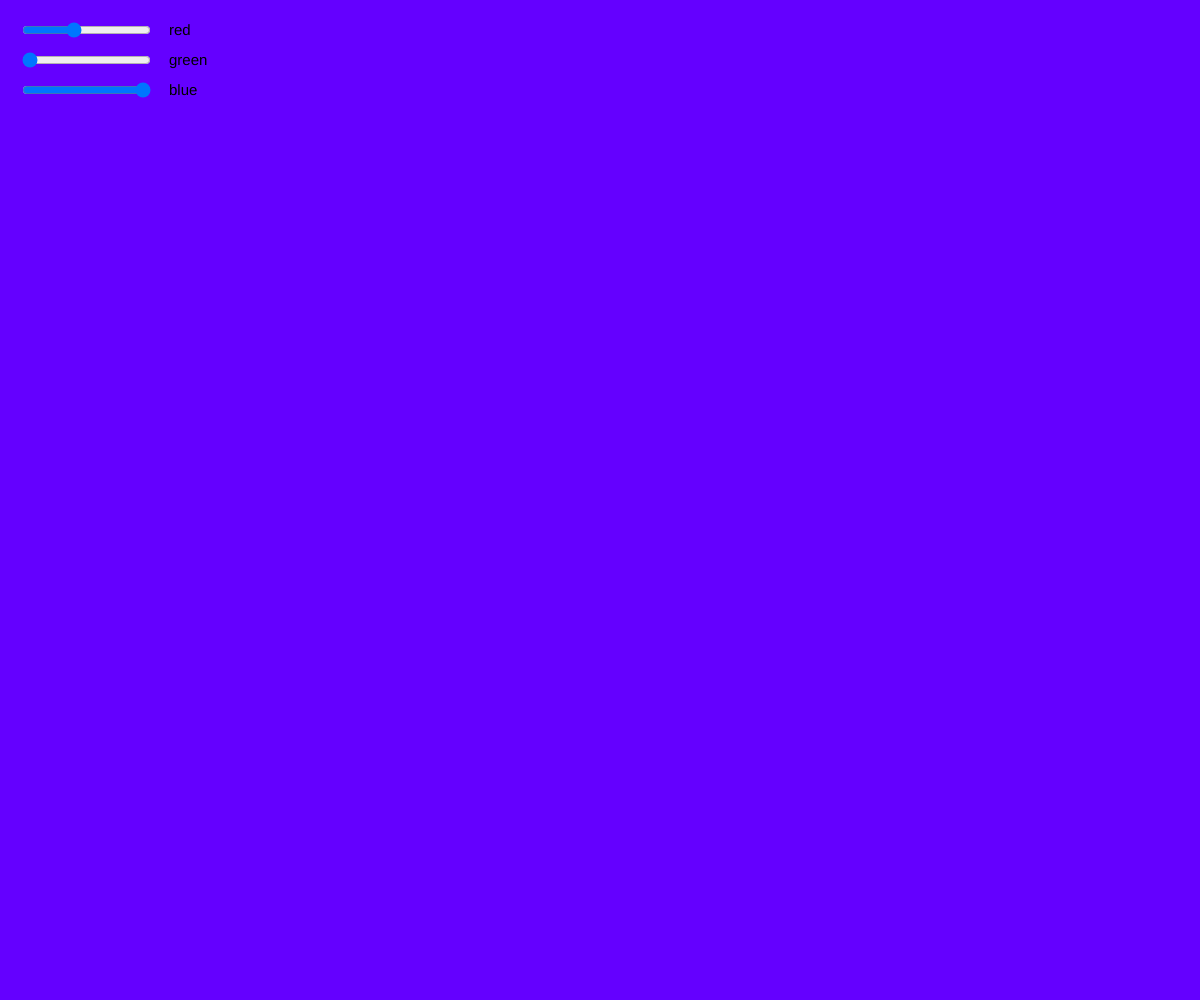
Frame 1 (no input)
Frame 60 (no input): identical to frame 1, image omitted
Frame 120 (the mouse pressed at the canvas centre since frame 60): identical to frame 1, image omitted

The p5.js sketch that drew this single still picture (run headless with seeded random() and noise() and a simulated clock; from frame 60 on, the mouse is pressed at the canvas centre):

// p5.js sketch
// ── sketch.js
let rSlider, gSlider, bSlider;

function setup() {
  // create canvas
  createCanvas(windowWidth, windowHeight);
  textSize(15);
  noStroke();

  // create sliders
  rSlider = createSlider(0, 255, 100);
  rSlider.position(20, 20);
  gSlider = createSlider(0, 255, 0);
  gSlider.position(20, 50);
  bSlider = createSlider(0, 255, 255);
  bSlider.position(20, 80);
}

function draw() {
  const r = rSlider.value();
  const g = gSlider.value();
  const b = bSlider.value();
  background(r, g, b);
  text('red', rSlider.x * 2 + rSlider.width, 35);
  text('green', gSlider.x * 2 + gSlider.width, 65);
  text('blue', bSlider.x * 2 + bSlider.width, 95);
}

function windowResized() {
    resizeCanvas(windowWidth, windowHeight);
  }
// ── style.css
@charset "UTF-8";

html, body {
    margin: 0;
    padding: 0;
  }
  canvas {
    display: block;
  }
